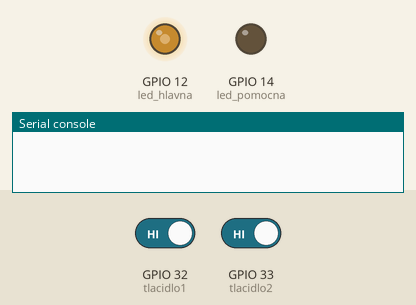
Recording of a program running on a simulated ESP32 board running MicroPython. Parts: output pins drawn as LEDs (lit = HIGH), the last lines printed to the serial console. Dashed ring = blinking. The inputs (shaded band) are chosen by the test bench; at power-on: GPIO 32 (tlacidlo1) HIGH, GPIO 33 (tlacidlo2) HIGH.

Above: at 1.2 s.
1.3 s: GPIO 32 (tlacidlo1) driven LOW
At 1.7 s:
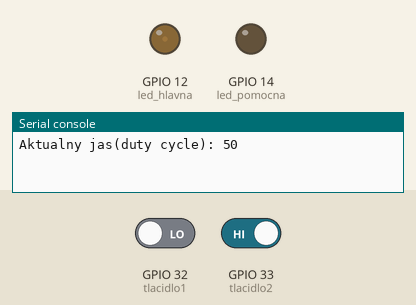
4.3 s: GPIO 33 (tlacidlo2) driven LOW
At 4.7 s:
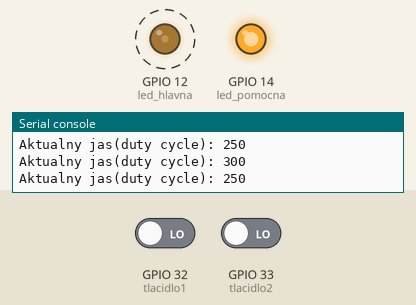
7.3 s: GPIO 32 (tlacidlo1) driven HIGH
At 10.4 s:
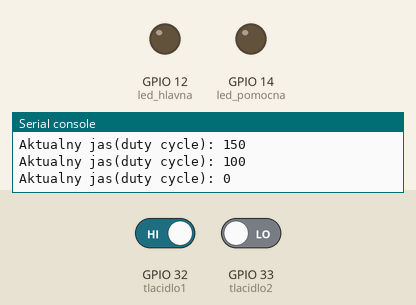
Timing chart, 0 to 11.9 s (numbered marks = the images above; inputs shaded):
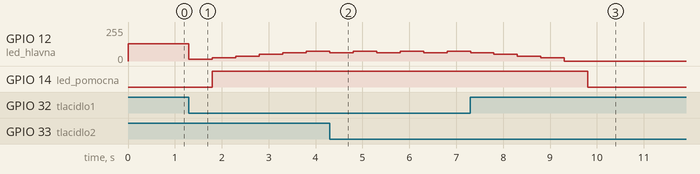

The program:

uprava_jasu_ledky_pomocou_dvoch_tlacidiel.py
```python
# uprava jasu ledky pomocou dvoch tlacidiel s pomocnou led signalizujuca stav urovne svietenia povodnej led
from machine import Pin, PWM
import time

tlacidlo1 = Pin(32,Pin.IN)
tlacidlo2 = Pin(33,Pin.IN)
led_hlavna = PWM(Pin(12))
led_pomocna = Pin(14,Pin.OUT)

jas = 0 # inicializacia povodneho percenta stavu duty
krok = 50 #krok o kolko zvacsujeme percento casu kedy je zapnuty
hranica_trvale = 256 #25% svieti
hranica_blikania = 512 #50% blika

while True:

    if tlacidlo1.value() != 1: # ak tlac1 je zopnute prejde do dalsieho ifu
        if jas < 1023:  # odchitenie vinimky ziarovka svieti na max v pociatocnom stave
            jas += krok # logika zvacsenia jasu
            if jas <= 1023: # kontrola ci je jas v povolenom rozmedzi
                if jas+krok >= 1023:  # logika aby dosiahol maximalnu hodnotu jasu pri roznych krokoch
                    jas = 1023
                led_hlavna.duty(jas)  # nastavuje aktualnu hodnotu jasu pomocou .duty z PWM, teda upravuje pomer kedy je stav 1
                print("Aktualny jas(duty cycle):", jas) # vypis aktualnej hodnoty percenta casu kedy je stav v 1
                time.sleep_ms(500)  # caka pre prijemnejsie zobrazenie

    if tlacidlo2.value() != 1: # ak tlac2 je zopnute prejde do dalsieho ifu
        if jas > 0: # odchitenie vinimky ziarovka nesvieti na pociatocnom stave
            jas -= krok # logika zmensenia jasu
            if jas >= 0: # kontrola ci je jas v povolenom rozmedzi
                if jas-krok <= 0:  # logika aby dosiahol minimalnu hodnotu jasu pri roznych krokoch
                    jas = 0
                led_hlavna.duty(jas)  # nastavuje aktualnu hodnotu jasu pomocou .duty z PWM, teda upravuje pomer kedy je stav 1
                print("Aktualny jas(duty cycle):", jas)  # vypis aktualnej hodnoty percenta casu kedy je stav v 1
                time.sleep_ms(500) # caka pre prijemnejsie zobrazenie

    if jas <= hranica_trvale and jas != 0:   # ak je percento jasu na hl. ledke mensi ako 25% svieti
        led_pomocna.value(1) # zap pomocnu led
    elif jas< hranica_blikania and jas != 0: # ak je percento jasu na hl. ledke mensi ako 50% blika
        led_pomocna.value(1)  # zap pomocnu led
        time.sleep_ms(200)   # caka nez prejde cas pre blikanie
        led_pomocna.value(0)  # vyp pomocnu led
        time.sleep_ms(200)  # caka nez prejde cas pre blikanie
    else:
        led_pomocna.value(0)  # vyp pomocnu led
```

Measured:
- after the input at 1.3 s, GPIO 12 (led_hlavna): 128/255 → 12/255 at once, → 25/255 0.50 s later, → 37/255 0.50 s later, → 50/255 0.50 s later, … (6 changes in this stretch); GPIO 14 (led_pomocna): LOW → HIGH after 0.50 s
- after the input at 4.3 s, GPIO 14 (led_pomocna): stops changing and stays HIGH
- after the input at 7.3 s, GPIO 14 (led_pomocna): HIGH → LOW after 2.5 s
